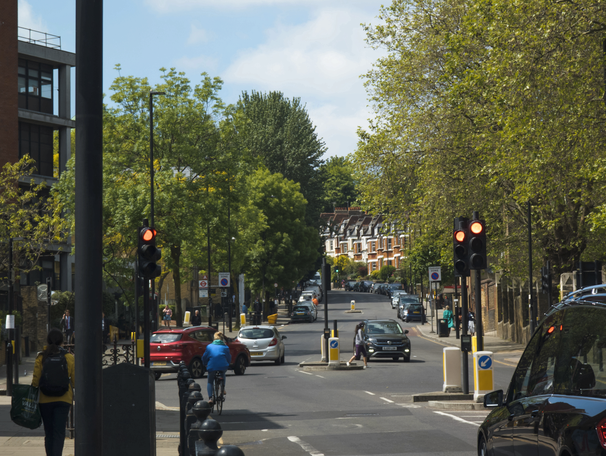
#> input picture lab4/image2.png, 606 x 456 px, shrunk from 1152 x 867 before the run
$ jupyter execute lab4_coding.ipynb
#> lines starting #> are read from the running program, lines starting #| are printed output that depends on the picture
# Imports

This Lab uses numpy, matplotlib, pillow, pandas, scipy, scikit-learn and scikit-image.

[cell 1]
#imports

import numpy as np
import matplotlib.pyplot as plt
from PIL import Image
import pandas as pd
from mpl_toolkits.mplot3d import Axes3D
from skimage.color import rgb2lab, lab2rgb
from scipy.spatial.distance import cdist
from sklearn.cluster import KMeans

# Image Imports

**Ensure you modify "seleced_image" to specify the image you want to use**

This imports the image and does necessary preprocessing for KMeans, and then shows a visualizaton of how it places the pixels in the LAB colorspace.

For more information on the LAB colorspace visit: https://en.wikipedia.org/wiki/CIELAB_color_space

[cell 2]
selected_image = "image2.png" # TODO: Change this to what you plan on using

### IMPORTING THE IMAGE

# This opens the image and converts it to an array of dimensions (image height) x (image width) x 3 (for red, green, blue channels)
image = Image.open(selected_image).convert("RGB")
image_np = np.array(image) / 255.0 #converts range of values from [0,255] to [0,1] for skimage.

#Converts the colorspace from RGB to LAB Colorspace
image_lab = rgb2lab(image_np)
#> image_lab: shape (456, 606, 3) float64; mean of channels 0, 1, 2 38.6, -3.2, 7.8

# Converts the dimensions from (height) x (width) x 3  to (height * width) x 3 for easy iteration
h, w, c = image_lab.shape #for use when reshaping back
#> h = 456; w = 606; c = 3
pixels = image_lab.reshape((-1, 3))

### CREATING MATPLOT VISUALIZATION

# Random selection of 5000 pixels
sample_indices = np.random.choice(pixels.shape[0], 5000, replace=False)

# Create Base Image
fig, axes = plt.subplots(1, 2, figsize=(12, 6), gridspec_kw={'width_ratios': [1, 1.2]})
axes[0].imshow(image_np), axes[0].set_title("Loaded Image"), axes[0].axis("off") #left image

# 3D LAB Plot
ax = fig.add_subplot(1, 2, 2, projection="3d")
ax.scatter(pixels[sample_indices][:, 1], pixels[sample_indices][:, 2], pixels[sample_indices][:, 0],
           c=image_np.reshape((-1, 3))[sample_indices], alpha=0.6)
ax.set(xlabel="A (Green-Red)", ylabel="B (Blue-Yellow)", zlabel="L (Lightness)", title="Random selection of Pixels placed in 3D LAB color space")

plt.tight_layout()
plt.show()
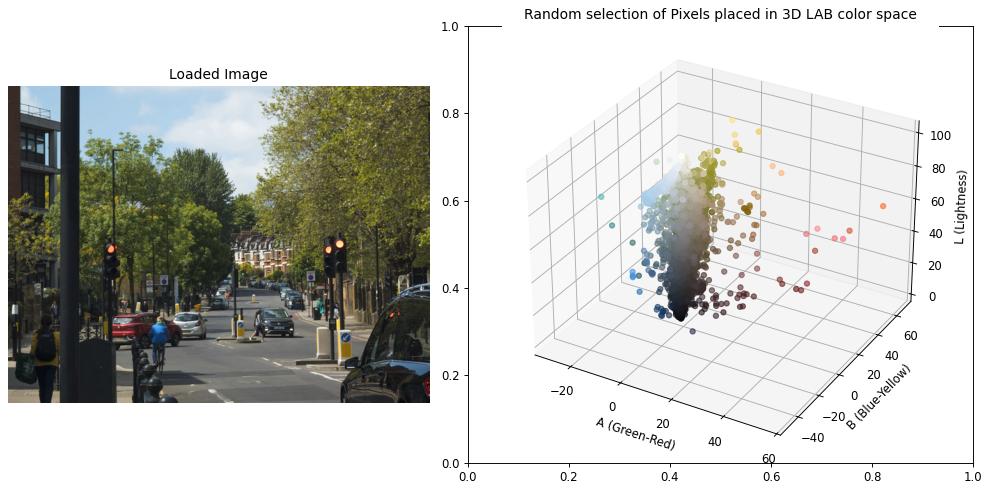
#> figure drawn by matplotlib, 2 panels

# KMeans Implementation

Below is an implimentation of KMeans, split into two parts.

- **initialize_centroids**: either using random, or KMeans++ initialization, this creates an initial set of centroids

- **image_kmeans**: Full implementation of KMeans, initializing the centroids using **initialize_centroids** and then running LLoyd's algorithm until the centroids converge or a set amount of iterations has passed.

[cell 3]
colors=20 #Numbers of colors (10 recommended, feel free to try different numbers!)
iterations=10 #Maximum amount of iterations when running Lloyd's algorithm
initialize_plusplus = True #Set to True once you implement the KMeans++ initialization.

np.random.seed(30)

'''
    initialize_centroids

    As the first step in KMeans, this function creates and returns the initial cluster positions when given a dataset.

    inputs:
        data - a 2D array sized (pixels in image) x (3).
            pixels[i] returns an array of size 3 representing the [L,A,B] values for pixel i.
        k - the number of clusters to initialize.
        method - set to either 'random' or 'kmeans', determining the initialization type

    returns:
        centroids - a subset of the data array; sized (k) x 3.
            centroids[i] returns an array of size 3, representing the [L,A,B] values for initialized cluster i.
'''
def initialize_centroids(data, k, method='random'):
    if method == 'random':  # Random Initialization
        centroids = data[np.random.choice(len(data), k, replace=False)] #selects k random centroids
        return centroids
    elif method == 'kmeans++':
      centroids = [data[np.random.randint(len(data))]] #Find first centroid

      ### TODO 2: Implement KMeans++ Initialization here.
      print('Finding centriods')

      for _ in range(1, k):  # Select remaining centroids
            distances = np.min(cdist(data, np.array(centroids)), axis=1)  # Distance to nearest centroid
            prob = distances ** 2  # Probability proportional to squared distance
            prob /= np.sum(prob)  # Normalize to sum to 1
            new_centroid = data[np.random.choice(len(data), p=prob)]  # Select new centroid
            centroids.append(new_centroid)


      return np.array(centroids)


#Full implementation of KMeans for image processing
def image_kmeans(data, k, max_iters=10, init='random'):

    #Initialize the centroids here
#> called with data = array of shape (276336, 3), k = 20, max_iters = 10, init = 'kmeans++'
    print("Initializing Centroids by", init)

    # TODO 3: Implement initiaization optimization here.
    # centroids = initialize_centroids(data, k, method=init) #creates centroids
    if init == 'kmeans++':
        best_centroids = None
        best_score = -np.inf  # Maximizing min distance between centroids

        for _ in range(10):  # Run multiple initializations
            centroids = initialize_centroids(data, k, method='kmeans++')

            # Compute the minimum pairwise distance between centroids
            centroid_distances = cdist(centroids, centroids)
            np.fill_diagonal(centroid_distances, np.inf)  # Ignore self-distances
            score = np.min(centroid_distances)  # Select initialization with max min-distance

            if score > best_score:
                best_score = score
                best_centroids = centroids
#> this loop made 10 passes
#> (centroids, score, best_score) on passes 1 to 2: ([[73.71, -7.07, -12.73]], 2.89, 2.89), ([[12.42, -1.29, -1.97]], 6.03, 6.03)
#> (centroids, score) on passes 3 to 8: ([[63.55, 5.17, 33.58]], 4.24), ([[39.51, 0.908, 9.96]], 5.69), ([[41.59, -9.57, 13.91]], 5.57), ([[34.15, -12.6, 23.41]], 4.13), ([[29.63, -5.95, 10.75]], 2.91), ([[47.48, -12.6, 45.18]], 2.32)
#> pass 1, in image_kmeans, `centroid_distances = cdist(centroids, centroids)`:
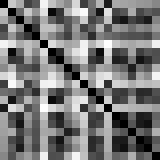
#> centroid_distances: shape (20, 20) float64 (shown 8 times larger); min 0, max 84.9, mean 39.9; drawn with min black and max white
#> pass 2, in image_kmeans, `centroid_distances = cdist(centroids, centroids)`:
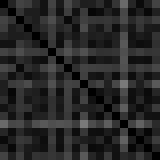
#> centroid_distances: shape (20, 20) float64 (shown 8 times larger); min 0, max 122.6, mean 40.3
#> pass 3, in image_kmeans, `centroid_distances = cdist(centroids, centroids)`:
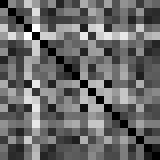
#> centroid_distances: shape (20, 20) float64 (shown 8 times larger); min 0, max 77.49, mean 32.3; drawn with min black and max white
#> after the loop:
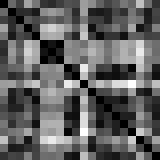
#> centroid_distances: shape (20, 20) float64 (shown 8 times larger); 5% of the values are NaN or infinite; the others: min 5.44, max 95.81, mean 41.69; drawn with min black, max white, NaN and infinite black
#> after the loop, best_centroids = 20 rows, first 8: [12.42, -1.29, -1.97], [34.86, -11.12, 25.51], [79.31, -5.9, -2.58], [63.56, -8.82, 31.01], [50.32, -0.794, 2.2], [23.74, -2.44, 12.97], [38.47, 45.38, 38.78], [35.35, -9.18, 8.09]; best_score = 6.03

        centroids = best_centroids
#> centroids has the same summary as best_centroids
    else:
        centroids = initialize_centroids(data, k, method=init)

    print("Centroids Initialized!")

    #Iterates LLoyd's algorithm a set amount of times to place an upper bound to how much processing time is used
    for q in range(max_iters):
        print("LLoyd's Iteration ", q+1, " out of ", max_iters)

        # Finding the distances of each point from each centroid

        # TODO EX: Experiment with different functions/metrics for distance
        distances = cdist(data, centroids, metric='euclidean')
        # distances = cdist(data, centroids, metric='cityblock') # Manhattan distance
        labels = np.argmin(distances, axis=1) #sets the label/cluster of each point to its closest centroid

        # Find new centroids by averaging positions in newly modified labels
        # TODO EX 2: Experiment with different functions for calculating the new centroids
        centroids = np.array([data[labels == i].mean(axis=0) if np.any(labels == i) else centroids[i]
                                  for i in range(k)])
#> after the loop, centroids = 20 rows, first 8: [10.14, -0.413, -1.49], [36.07, -7.73, 23.88], [67.87, -2.94, 7.32], [65.21, -6.98, 30.02], [49.7, -1.05, 1.13], [22.14, -4.03, 9.88], [48.58, 42.61, 27.3], [33.42, -1.38, -0.333]

    return labels, centroids

#calls the image_kmeans function to get the labels for each pixel alongside the centroids themselves
labels, centroids = image_kmeans(pixels, colors, init='kmeans++' if initialize_plusplus else 'random')

# Assign each pixel the color of its cluster centroid
clustered_pixels = centroids[labels]

# Output

**The code here does not need to be modified.**

This shows the final image with the color reduction applied, with charts showing how the clusters seperated the colorspace.

[cell 4]
clustered_image_lab = clustered_pixels.reshape((h, w, 3))
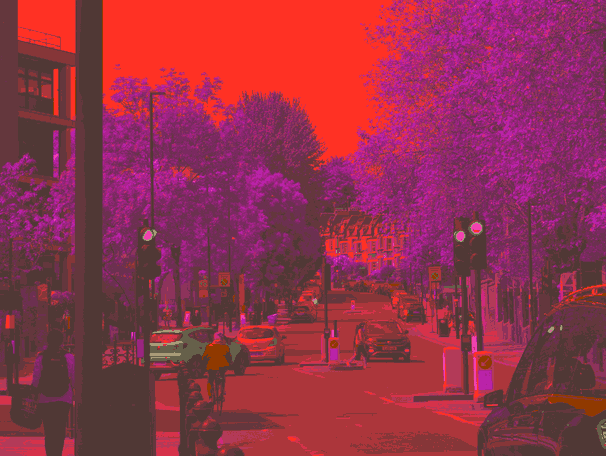
#> clustered_image_lab: shape (456, 606, 3) float64; mean of channels 0, 1, 2 38.6, -3.2, 7.8; drawn with min black and max white
clustered_image_rgb = lab2rgb(clustered_image_lab)
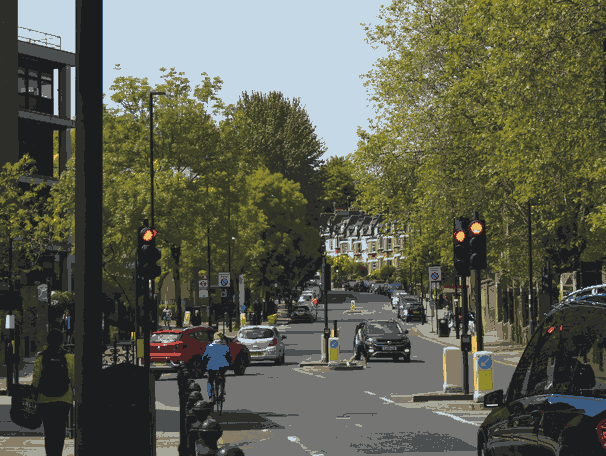
#> clustered_image_rgb: shape (456, 606, 3) float64; mean R, G, B 0.362, 0.372, 0.317

# Random selection of 5000 pixels
sample_indices = np.random.choice(pixels.shape[0], 5000, replace=False)
#> sample_indices = 5000 values, max 276303 at index 942, min 59 at index 2697, mean 135947.7
sample_pixels = pixels[sample_indices]
clustered_sample = clustered_pixels[sample_indices]

# Create figure and layout
fig = plt.figure(figsize=(18, 6))
gs = fig.add_gridspec(2, 3, width_ratios=[1, 0.5, 1])

# Left - Original Image
ax1 = fig.add_subplot(gs[:, 0])
ax1.imshow(image_np)
ax1.set_title("Selected Image")
ax1.axis("off")

# Middle Top - Color space (same as first visual)
ax2 = fig.add_subplot(gs[0, 1], projection='3d')
ax2.scatter(sample_pixels[:, 1], sample_pixels[:, 2], sample_pixels[:, 0],
            c=image_np.reshape((-1, 3))[sample_indices], alpha=0.6)
ax2.set(xlabel="A", ylabel="B", zlabel="L", title="Original LAB Color Space")
ax2.set(**{ 'xlim': (-40,80), 'ylim': (-40,80), 'zlim': (0, 100) })

# Middle Bottom - Clusters within color space
ax3 = fig.add_subplot(gs[1, 1], projection='3d')
ax3.scatter(clustered_sample[:, 1], clustered_sample[:, 2], clustered_sample[:, 0],
            c=np.arange(len(clustered_sample)), cmap="tab10", alpha=0.6)
ax3.set(xlabel="A", ylabel="B", zlabel="L", title="Locations of Clusters in LAB Color Space")
ax3.set(**{ 'xlim': (-40,80), 'ylim': (-40,80), 'zlim': (0, 100) })

# Right - Processed Image
ax4 = fig.add_subplot(gs[:, 2])
ax4.imshow(clustered_image_rgb)
ax4.set_title(f"Image Reduced to {colors} colors using clusters")
ax4.axis("off")

# Adjust spacing
plt.subplots_adjust(left=0, right=1, top=1, bottom=0, wspace=0.08, hspace=0.2)
plt.show()
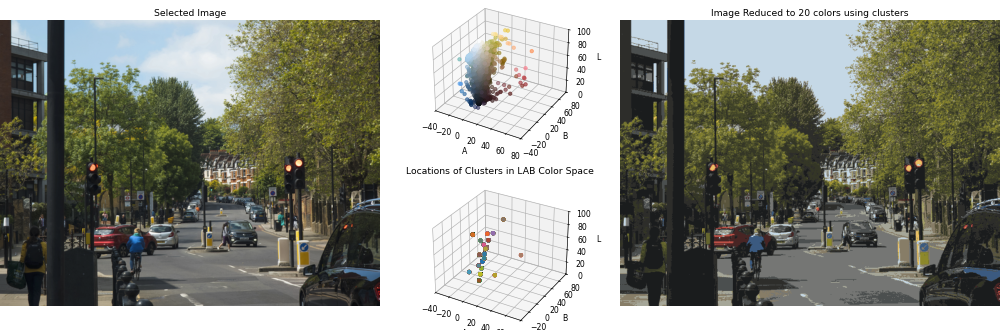
#> figure drawn by matplotlib, 4 panels

# Save figure
fig.savefig(f"Submission{'Final' if initialize_plusplus else 'Baseline'}.png", bbox_inches="tight", pad_inches=0.5)

$ run again, with lab4/image1.png copied over lab4/image2.png
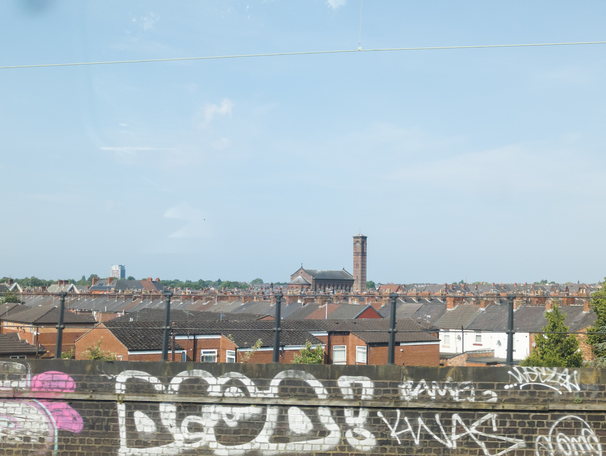
#> input picture lab4/image1.png, 606 x 456 px, shrunk from 1152 x 866 before the run
#> image is the input picture: PIL image 606x456 RGB; mean R, G, B 167.9, 182, 189.2
#> image_lab: shape (456, 606, 3) float64; mean of channels 0, 1, 2 72.8, -2.9, -4.8
#> the loop in image_kmeans, `for _ in range(10):` made 10 passes
#> (centroids, score, best_score) on passes 1 to 3: ([[82.97, -5.62, -14.82]], 1.96, 1.96), ([[36.15, -0.224, 1.89]], 3.16, 3.16), ([[56.68, -0.403, 2.28]], 4.77, 4.77)
#> after the loop in image_kmeans, `for _ in range(10):`: best_centroids = 20 rows, first 8: [56.68, -0.403, 2.28], [84.53, -5.16, -13.5], [8.51, -0.714, -3.43], [54.31, -1.53, 10.98], [67.3, 13.47, 24.78], [84.99, -3.55, -9.03], [41.76, -3.77, 6.98], [96.04, -0.862, 1.33]; best_score = 4.77
#> in image_kmeans, `centroids = best_centroids`: centroids has the same summary as best_centroids
#> after the loop in image_kmeans, `for q in range(max_iters):`: centroids = 20 rows, first 8: [54.71, -0.223, 5.22], [82.65, -5.81, -14.6], [18, -0.634, -2.01], [52.93, -1.39, 13.89], [64.03, 12.75, 26.29], [85.31, -4.49, -9.86], [37.62, -0.376, 3.85], [92.54, -1.49, 1.72]
#> `clustered_image_lab = clustered_pixels.reshape((h, w, 3))`:
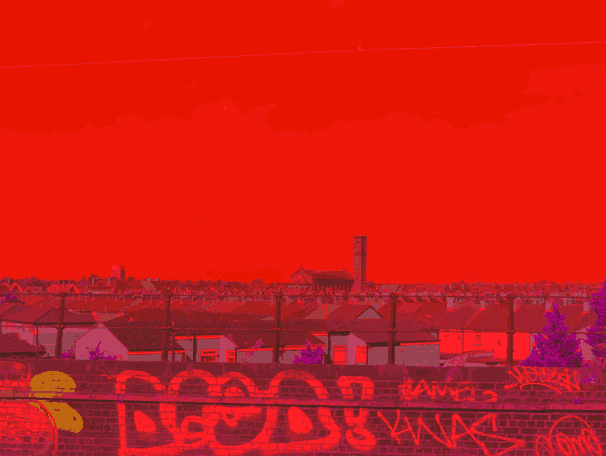
#> clustered_image_lab: shape (456, 606, 3) float64; mean of channels 0, 1, 2 72.8, -2.9, -4.8; drawn with min black and max white
#> `sample_indices = np.random.choice(pixels.shape[0], 5000, replace=False)`: sample_indices = 5000 values, max 276303 at index 942, min 59 at index 2697, mean 135947.7
#> `plt.show()`:
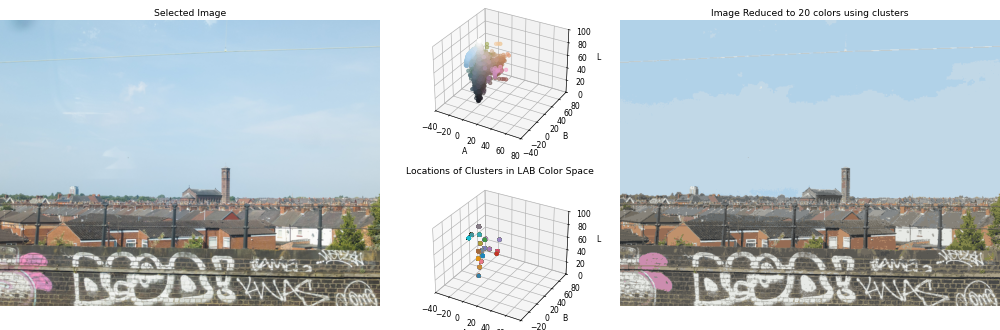
#> figure drawn by matplotlib, 4 panels
